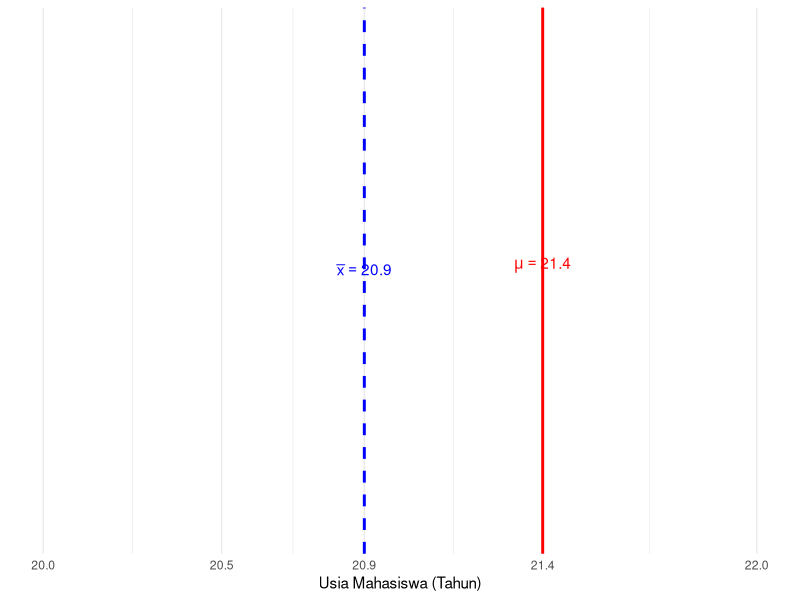
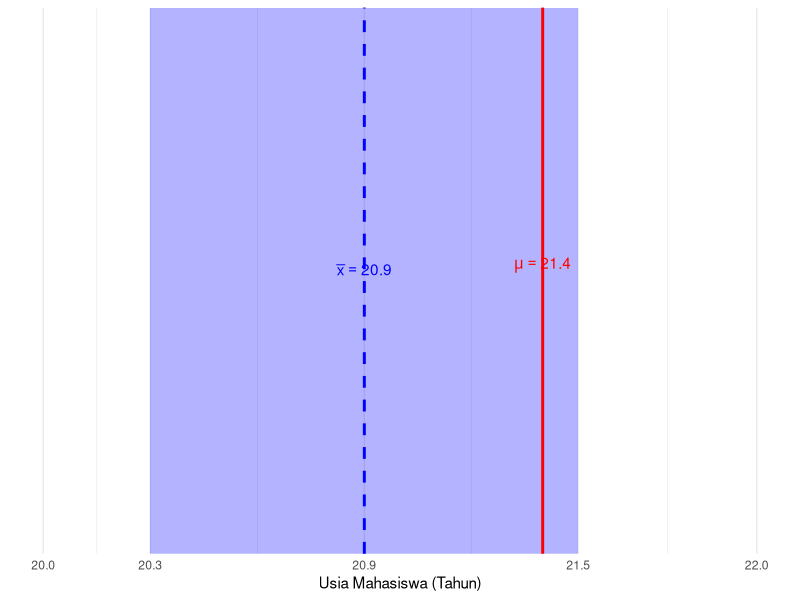
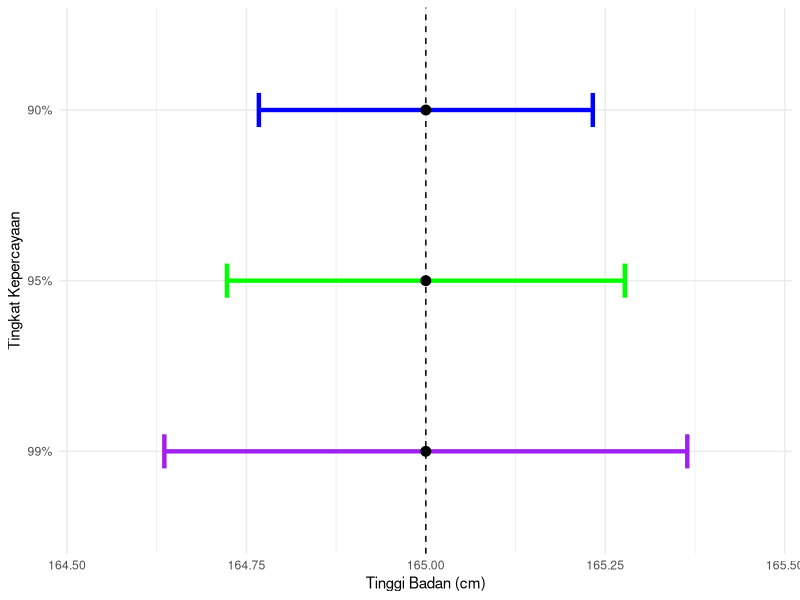
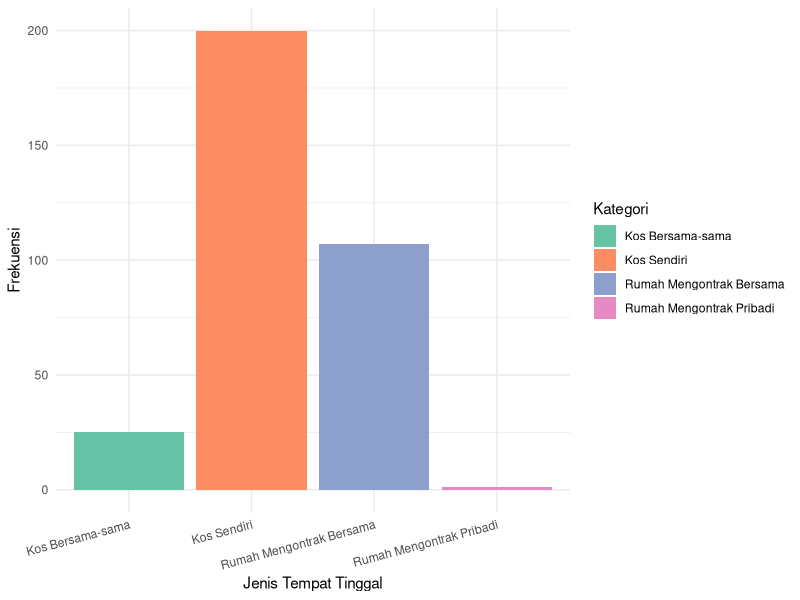

Write the R code that produced these figures, in order. (Note: this script raises an error after producing the figures.)
## ---- chunk 1
library(kableExtra)
data <- data.frame(
    "Ukuran" = c(
        "Rata-rata", "Simpangan baku", "Variansi", "Proporsi", "Jumlah nilai", "Ukuran observasi"
    ),
    "Statistik (Sampel)" = c(
        "$\\bar{x}$", "$s$", "$s^2$", "$\\hat{p}$", "$x$", "$n$"
    ),
    "Parameter (Populasi)" = c(
        "$\\mu$", "$\\sigma$", "$\\sigma^2$", "$P$", "$X$", "$N$"
    ),
    check.names = FALSE
)
data |>
    kbl(
        caption = "Simbol-simbol yang Digunakan Untuk Statistik dan Parameter",
        escape = FALSE, align = "l"
    ) |>
    kable_styling(
        bootstrap_options = c("striped", "hover", "condensed", "responsive"), full_width = F
    )
## ---- chunk 2
library(ggplot2)
ggplot() +
    geom_vline(
        xintercept = 20.9,
        linetype = "dashed",
        color = "blue",
        size = 1
    ) +
    geom_vline(
        xintercept = 21.4,
        linetype = "solid",
        color = "red",
        size = 1
    ) +
    annotate(
        "text",
        x = 20.9,
        y = 1.05,
        label = expression(bar(x) == 20.9),
        color = "blue",
        vjust = -0.5
    ) +
    annotate(
        "text",
        x = 21.4,
        y = 1.05,
        label = expression(mu == 21.4),
        color = "red",
        vjust = -0.5
    ) +
    scale_y_continuous(labels = NULL, breaks = NULL) +
    scale_x_continuous(breaks = c(20.0, 20.5, 20.9, 21.4, 22.0), limits = c(20.0, 22.0)) +
    labs(x = "Usia Mahasiswa (Tahun)", y = NULL) +
    theme_minimal() +
    theme(axis.line.y = element_blank(), axis.ticks.y = element_blank(), panel.grid.major.y = element_blank(), panel.grid.minor.y = element_blank())
## ---- chunk 3
library(ggplot2)
ggplot() +
    annotate("rect", xmin = 20.9 - 0.6, xmax = 20.9 + 0.6, ymin = -Inf, ymax = Inf, alpha = 0.3, fill = "blue") +
    geom_vline(xintercept = 20.9, linetype = "dashed", color = "blue", size = 1) +
    geom_vline(xintercept = 21.4, linetype = "solid", color = "red", size = 1) +
    annotate("text", x = 20.9, y = 1.05, label = expression(bar(x) == 20.9), color = "blue", vjust = -0.5) +
    annotate("text", x = 21.4, y = 1.05, label = expression(mu == 21.4), color = "red", vjust = -0.5) +
    scale_y_continuous(labels = NULL, breaks = NULL) +
    scale_x_continuous(breaks = c(20.0, 20.3, 20.9, 21.5, 22.0), limits = c(20.0, 22.0)) +
    labs(x = "Usia Mahasiswa (Tahun)", y = NULL) +
    theme_minimal() +
    theme(axis.line.y = element_blank(), axis.ticks.y = element_blank(), panel.grid.major.y = element_blank(), panel.grid.minor.y = element_blank())
## ---- chunk 4
library(ggplot2)
mean_val <- 165
sd_val <- 2
n <- 200
se <- sd_val / sqrt(n)
ci_90 <- mean_val + c(-1, 1) * qnorm(0.95) * se
ci_95 <- mean_val + c(-1, 1) * qnorm(0.975) * se
ci_99 <- mean_val + c(-1, 1) * qnorm(0.995) * se

df_cl <- data.frame(
    CL = factor(c("99%", "95%", "90%"), levels = c("99%", "95%", "90%")),
    ymin = c(ci_99[1], ci_95[1], ci_90[1]),
    ymax = c(ci_99[2], ci_95[2], ci_90[2])
)

ggplot(df_cl, aes(y = CL, x = mean_val)) +
    geom_errorbarh(aes(xmin = ymin, xmax = ymax, color = CL), height = 0.2, size = 1.5) +
    geom_point(color = "black", size = 3) +
    geom_vline(xintercept = mean_val, linetype = "dashed", color = "black") +
    scale_color_manual(values = c("99%" = "purple", "95%" = "green", "90%" = "blue")) +
    labs(x = "Tinggi Badan (cm)", y = "Tingkat Kepercayaan") +
    theme_minimal() +
    theme(legend.position = "none") +
    scale_x_continuous(limits = c(min(ci_99) - 0.1, max(ci_99) + 0.1))
## ---- chunk 5
library(ggplot2)
library(dplyr)
data <- read.csv("datasets/DataUtama_mhsITERA.csv", sep = ";")

data_sewa <- data |>
    filter(jenis.tempat.tinggal %in% c("Kos sendiri", "Rumah mengontrak bersama-sama", "Kos bersama-sama", "Rumah mengontrak sendiri")) |>
    mutate(jenis.tempat.tinggal = case_when(
        jenis.tempat.tinggal == "Kos sendiri" ~ "Kos Sendiri",
        jenis.tempat.tinggal == "Rumah mengontrak bersama-sama" ~ "Rumah Mengontrak Bersama",
        jenis.tempat.tinggal == "Kos bersama-sama" ~ "Kos Bersama-sama",
        jenis.tempat.tinggal == "Rumah mengontrak sendiri" ~ "Rumah Mengontrak Pribadi",
        TRUE ~ jenis.tempat.tinggal
    ))

ggplot(data_sewa, aes(x = jenis.tempat.tinggal, fill = jenis.tempat.tinggal)) +
    geom_bar() +
    labs(x = "Jenis Tempat Tinggal", y = "Frekuensi", fill = "Kategori") +
    theme_minimal() +
    scale_fill_brewer(palette = "Set2") +
    theme(axis.text.x = element_text(angle = 15, hjust = 1))
## ---- chunk 6
knitr::include_graphics("images/bab-6-membagi-2-alpha.png")
## ---- chunk 7
knitr::include_graphics("images/bab-6-mencari-z.PNG")
## ---- chunk 8
knitr::include_graphics("images/bab-6-interpretasi.png")
